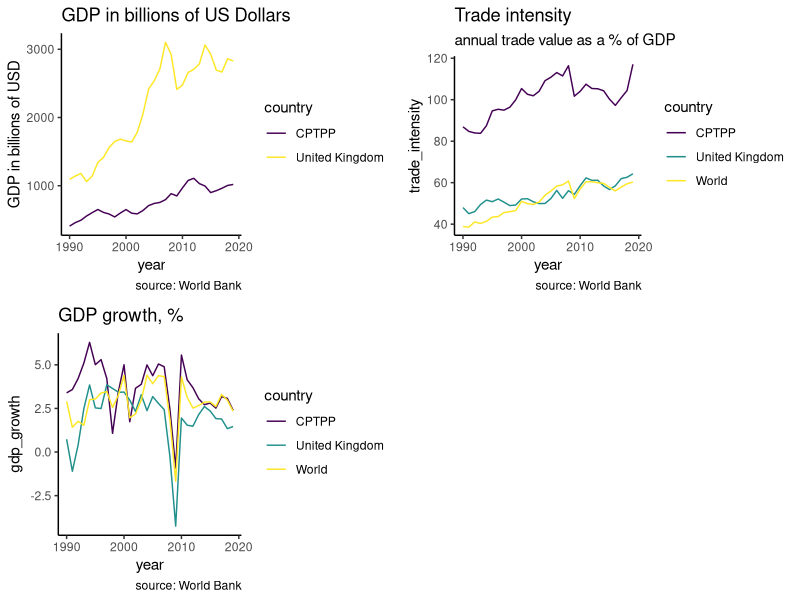
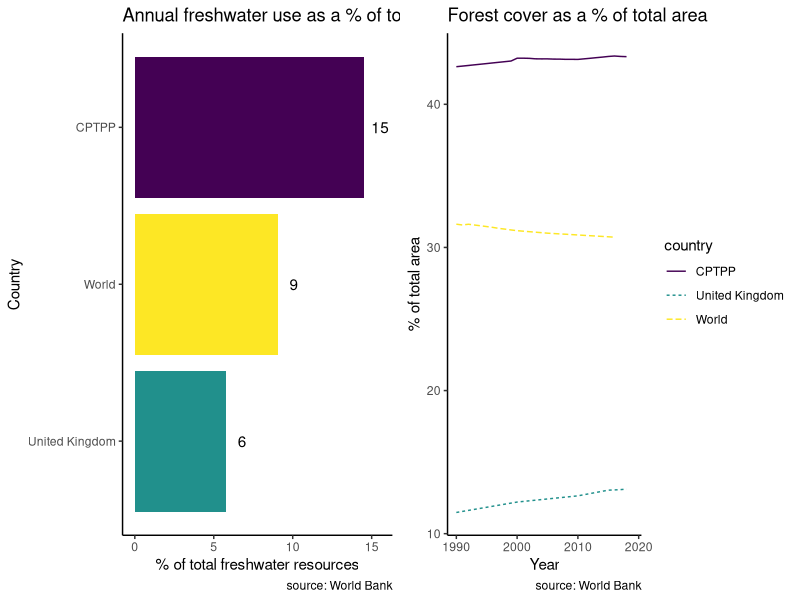
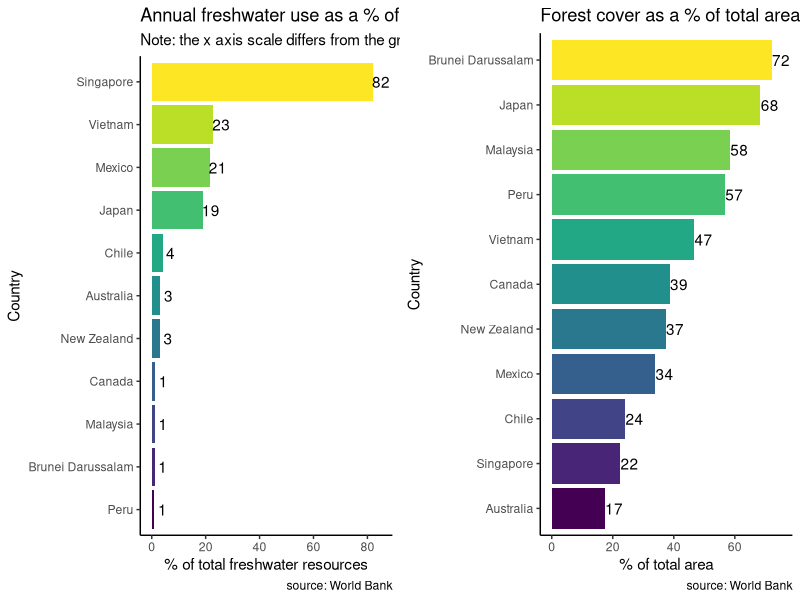
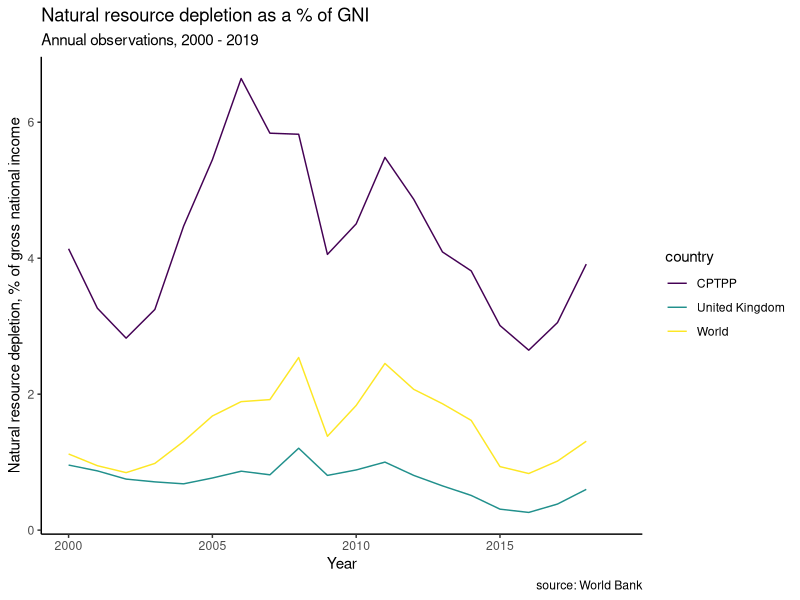
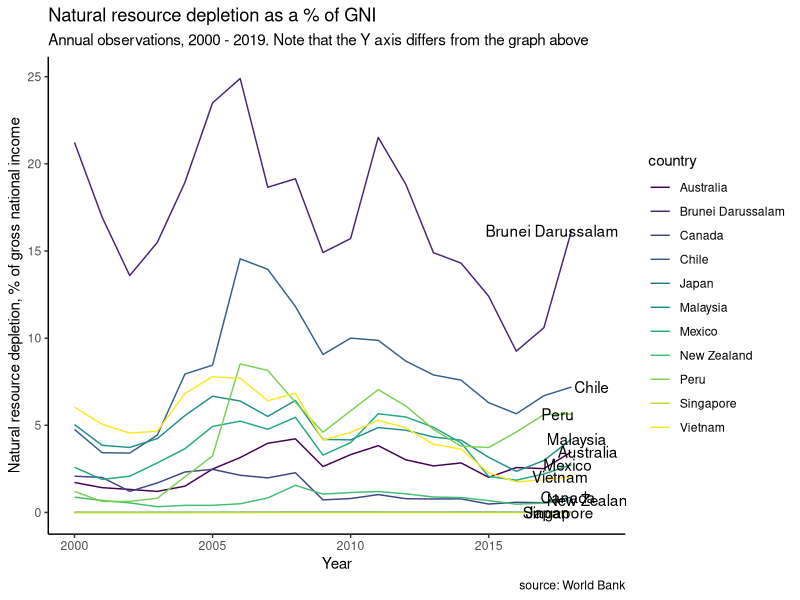
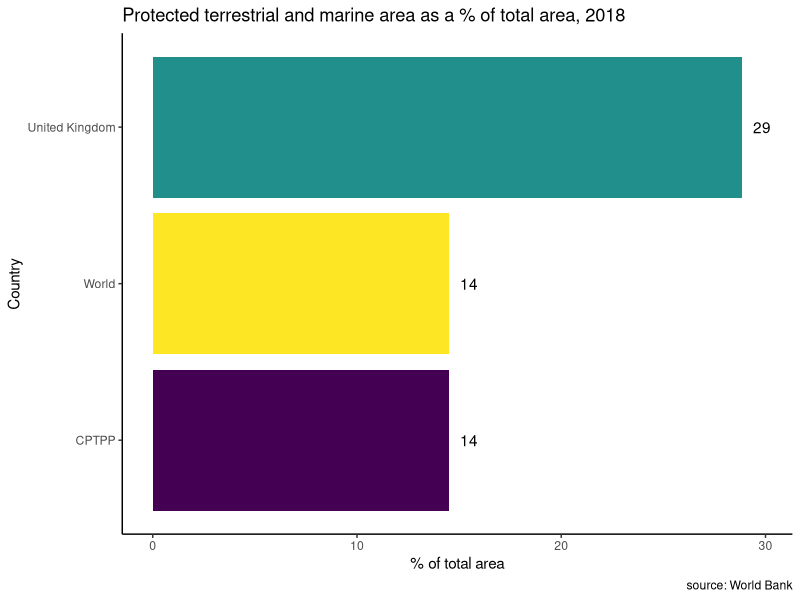
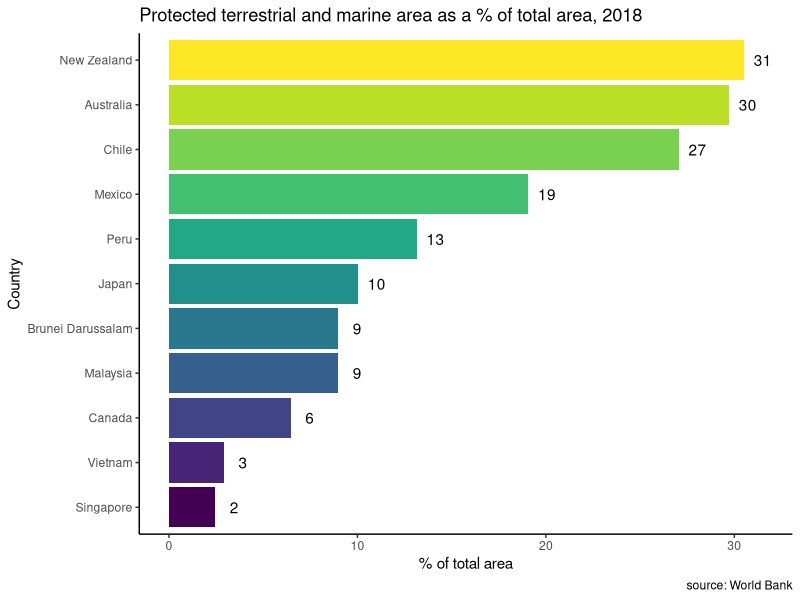
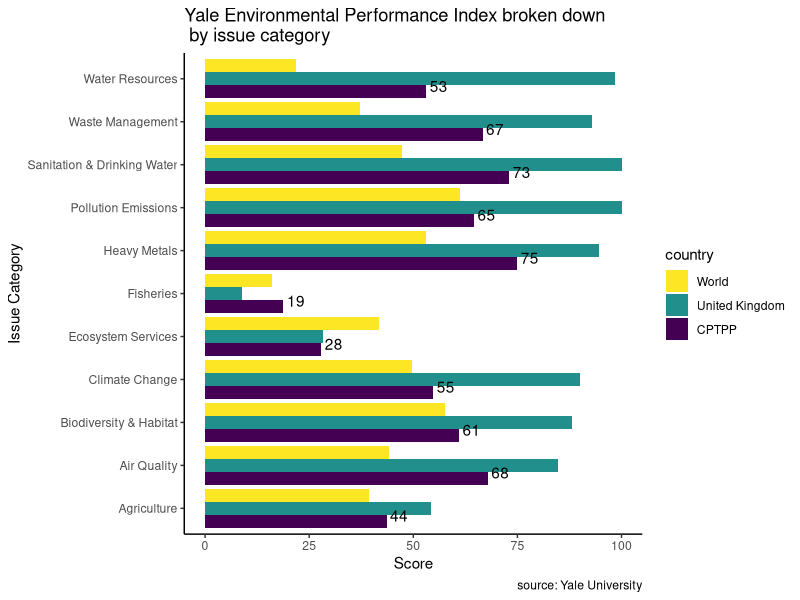

Source code (R) for these figures, in order:
## ---- chunk 1

# REMEMBER TO SEARCH THE DOCUMENT FOR 'ad hoc' FIXES!

#set global options
knitr::opts_chunk$set(
  echo = FALSE,
  warning = FALSE,
  message = FALSE)
  
## ---- chunk 2

#install.packages("tidyverse")
#install.packages("knitr")
#install.packages("cowplot")
#install.packages("formattable")

#load the tidyverse packages
library(tidyverse)
library(knitr)
library(cowplot)
library(formattable)

# negate function
'%not_in%' <- Negate('%in%')

# set the theme and the discrete, binned and continuous colour schemes
theme <- theme_classic()
fill_b <- scale_fill_viridis_b()
fill_c <-  scale_fill_viridis_c()
fill_d <-  scale_fill_viridis_d()
colour_b <- scale_colour_viridis_b()
colour_c <- scale_colour_viridis_c()
colour_d <- scale_colour_viridis_d()

# define country grouping objects
agri_exporters_to_gcc <- c("IND", "BRA", "USA", "AUS", "NLD", "FRA", "EGY", "ARG", "NZL", "TUR")
cptpp_countries <- c("AUS", "CAN", "CHL", "JPN", "MEX", "NZL", "BRN", "MYS", "PER", "SGP", "VNM")
gcc_countries <- c("BHR", "KWT", "OMN", "QAT", "SAU", "ARE")

# set the partner country code, partner country name for the text, and country grouping
partner_country <- "CPTPP" # 3 letter ISO or group acronym
partner_country_name <- "the cptpp countries" # country name
country_grouping <- cptpp_countries # one of the country grouping objects defined above

is_this_a_country_grouping <- partner_country %in% c("CPTPP", "GCC", "AETGCC")

individual_country_EPI_breakdown <- TRUE

## ---- chunk 3

# load the data and filter it for the partner country, the UK and the World.

world_bank_data <- readxl::read_xlsx("natural_capital_trade_data.xlsx", sheet = "world_bank_data", range = "a1:j16021")%>%
  mutate(year = as.numeric(year))

governance_index <- readxl::read_xlsx("natural_capital_trade_data.xlsx", sheet = "governance_index", range = "a1:j4579")

yale_epi <- readxl::read_xlsx("natural_capital_trade_data.xlsx", sheet = "yale_epi", range = "a1:g16929")

wwf_lpi <- readxl::read_xlsx("natural_capital_trade_data.xlsx", sheet = "wwf_lpi", range = "a1:c283")

## ---- chunk 4

gdp_growth_graph <- ggplot(data = filter(world_bank_data, country_code %in% c(partner_country, "WLD", "GBR"), year > 1989))+
  geom_line(mapping = aes(x = year, y = gdp_growth, colour = country))+
  labs(title = "GDP growth, %",
       caption = "source: World Bank")+
  theme+
  colour_d

gdp_graph <- ggplot(data = filter(world_bank_data, country_code %in% c(partner_country, "GBR"), year > 1989))+
  geom_line(mapping = aes(x = year, y = gdp_usd / 1000000000, colour = country))+
  labs(title = "GDP in billions of US Dollars",
       caption = "source: World Bank",
       y = "GDP in billions of USD")+
  theme+
  colour_d

trade_intensity_graph <- ggplot(data = filter(world_bank_data, country_code %in% c(partner_country, "WLD", "GBR"), year > 1989))+
  geom_line(mapping = aes(x = year, y = trade_intensity, colour = country))+
  labs(title = "Trade intensity",
       subtitle = "annual trade value as a % of GDP",
       caption = "source: World Bank")+
  theme+
  colour_d

cowplot::plot_grid(gdp_graph, trade_intensity_graph, gdp_growth_graph, nrow = 2)

## ---- chunk 5

freshwater_use_graph_gb_wld <- ggplot(data = filter(world_bank_data, country_code %in% c(partner_country, "WLD", "GBR"), year == 2017),
           mapping = aes(x = reorder(country, freshwater_use), y = freshwater_use, fill = country))+
  geom_bar(stat = "identity",
           width = 0.9,
           show.legend = FALSE)+
  geom_text(aes(label = round(freshwater_use, digits = 0), y = freshwater_use + 1))+
  labs(title = "Annual freshwater use as a % of total resources, 2017",
      caption = "source: World Bank",
      x = "Country",
      y = "% of total freshwater resources")+
  coord_flip()+
  theme+
  fill_d

forest_cover_graph_gb_wld <- ggplot()+
  geom_line(data = filter(world_bank_data, country_code %in% c(partner_country, "WLD", "GBR"), year > 1989),
           mapping = aes(x = year, y = forest_area, colour = country, linetype = country))+
  labs(title = "Forest cover as a % of total area",
      caption = "source: World Bank",
      x = "Year",
      y = "% of total area")+
  theme+
  colour_d

cowplot::plot_grid(freshwater_use_graph_gb_wld, forest_cover_graph_gb_wld)

## ---- chunk 6

freshwater_use_graph <- ggplot(data = filter(world_bank_data, country_code %in% country_grouping, year == 2017),
           mapping = aes(x = reorder(country, freshwater_use), y = freshwater_use, fill = reorder(country, freshwater_use)))+
  geom_bar(stat = "identity", show.legend = FALSE)+
  geom_text(aes(label = round(freshwater_use, digits = 0), y = freshwater_use + 3))+
  labs(title = "Annual freshwater use as a % of total resources, 2017",
       subtitle = "Note: the x axis scale differs from the graph above.",
      caption = "source: World Bank",
      x = "Country",
      y = "% of total freshwater resources")+
  coord_flip()+
  guides(fill = guide_legend(reverse = TRUE))+
  theme+
  fill_d

forest_cover_graph <- ggplot(data = filter(world_bank_data, country_code %in% country_grouping, year == 2018),
           mapping = aes(x = reorder(country, forest_area), y = forest_area, fill = reorder(country, forest_area)))+
  geom_bar( stat = "identity", show.legend = FALSE)+
  geom_text(aes(label = round(forest_area, digits = 0), y = forest_area + 3))+
  labs(title = "Forest cover as a % of total area, 2018",
      caption = "source: World Bank",
      x = "Country",
      y = "% of total area")+
  coord_flip()+
  guides(fill = guide_legend(reverse = TRUE))+
  theme+
  fill_d

cowplot::plot_grid(freshwater_use_graph, forest_cover_graph)

## ---- chunk 7
ggplot(data = filter(world_bank_data, country_code %in% c(partner_country, "WLD", "GBR"), year > 1999))+
  geom_line(mapping = aes(x = year, y = nat_res_dep, colour = country))+
  labs(title = "Natural resource depletion as a % of GNI",
       subtitle = "Annual observations, 2000 - 2019",
       caption = "source: World Bank",
       x = "Year",
       y = "Natural resource depletion, % of gross national income")+
  theme+
  colour_d

## ---- chunk 8
ggplot(data = filter(world_bank_data, country_code %in% country_grouping, year > 1999), mapping = aes(x = year, y = nat_res_dep))+
  geom_line(mapping = aes(colour = country))+
  geom_text(data = filter(world_bank_data, country_code %in% country_grouping, year == 2018), aes(label = country), show.legend = FALSE, position = position_jitter(width = 1))+
  labs(title = "Natural resource depletion as a % of GNI",
       subtitle = "Annual observations, 2000 - 2019. Note that the Y axis differs from the graph above",
       caption = "source: World Bank",
       x = "Year",
       y = "Natural resource depletion, % of gross national income")+
  theme+
  colour_d
## ---- chunk 9
ggplot(data = filter(world_bank_data, country_code %in% c(partner_country, "WLD", "GBR"), year == 2018),
           mapping = aes(x = reorder(country, terr_mar_protected), y = terr_mar_protected, fill = country))+
  geom_bar(stat = "identity",
           width = 0.9,
           show.legend = FALSE)+
  geom_text(aes(label = round(terr_mar_protected, digits = 0), y = terr_mar_protected + 1))+
  labs(title = "Protected terrestrial and marine area as a % of total area, 2018",
      caption = "source: World Bank",
      x = "Country",
      y = "% of total area")+
  coord_flip()+
  theme+
  fill_d
## ---- chunk 10
ggplot(data = filter(world_bank_data, country_code %in% country_grouping, year == 2018),
           mapping = aes(x = reorder(country, terr_mar_protected), y = terr_mar_protected, 
                          fill = reorder(country, terr_mar_protected)))+
  geom_bar(stat = "identity",
           width = 0.9,
           show.legend = FALSE)+
  geom_text(aes(label = round(terr_mar_protected, digits = 0), y = terr_mar_protected + 1))+
  labs(title = "Protected terrestrial and marine area as a % of total area, 2018",
      caption = "source: World Bank",
      x = "Country",
      y = "% of total area")+
  coord_flip()+
  theme+
  fill_d
## ---- chunk 11
# Use the partially aggregated components of the EPI to give an overview. Use a horizontal bar chart.

epi_issue_categories <- yale_epi %>%
  filter(type == "IssueCategory")

ggplot(data = filter(epi_issue_categories, country_code %in% c(partner_country, "WLD", "GBR"), year == 2020), 
       mapping = aes(x = var_name, y = value, fill = country))+
  geom_bar(position = "dodge", stat = "identity")+
   geom_text(data = filter(epi_issue_categories, country_code == partner_country, year == 2020), 
            aes(label = round(value, digits = 0), y = value + 3, vjust = 1.1))+
    labs(title = "Yale Environmental Performance Index broken down \n by issue category",
      caption = "source: Yale University",
      x = "Issue Category",
      y = "Score")+
  coord_flip()+
  guides(fill = guide_legend(reverse = TRUE))+
  theme+
  fill_d

## ---- chunk 12

epi_issue_categories <- epi_issue_categories %>%
  mutate(country_colours = case_when(country_code == "GBR" ~ "United Kingdom", 
                                            country_code == "WLD" ~ "World", 
                                            TRUE ~ "Partner country")
  )

for(i in country_grouping){
print(ggplot(data = filter(epi_issue_categories, country_code %in% c(i, "WLD", "GBR"), year == 2020), 
             mapping = aes(x = var_name, y = value, fill = country_colours))+
  geom_bar(position = "dodge", stat = "identity")+
  geom_text(data = filter(epi_issue_categories, country_code == i, year == 2020), 
            aes(label = round(value, digits = 0), y = value + 3, vjust = 1.1))+
    labs(title = epi_issue_categories$country[epi_issue_categories$country_code == i],
      caption = "source: Yale University",
      x = "Issue Category",
      y = "Score")+
  coord_flip()+
  guides(fill = guide_legend(reverse = TRUE))+
  theme+
  fill_d)
}
## ---- chunk 13

print(ggplot(data = filter(epi_issue_categories, country_code %in% c(country_grouping, "WLD", "GBR"), year == 2020), 
             mapping = aes(x = country, y = value, fill = country))+
  geom_bar(position = "dodge", stat = "identity")+
    geom_text(aes(label = round(value, digits = 0), y = value + 5))+
    facet_wrap(~var_name, ncol = 2)+
    labs(title = "Yale Environmental Performance Index broken down by issue category",
      caption = "source: Yale University",
      x = "Issue Category",
      y = "Score")+
  coord_flip()+
  theme+
  guides(fill = FALSE)+
  fill_d
)

## ---- chunk 14

governance_index_long <- governance_index %>%
  pivot_longer(cols = c(4:10), names_to = "variable", values_to = "value")

only_epi_obs <- yale_epi %>% filter(variable == "EPI")%>% select(country_code, year, value) %>% rename(epi_value = "value")

mean_governance_epi <- left_join(governance_index_long, only_epi_obs, by = c("country_code", "year"))%>%
  filter(year >= 2010)%>%
  group_by(country_code, variable)%>%
  summarise(governance_indicator_value = mean(value, na.rm = TRUE), epi_value = mean(epi_value, na.rm = TRUE))
  
scatter_overall_governance_epi <- ggplot(data = filter(mean_governance_epi, variable == "mean_governance_index"))+
  geom_point(mapping = aes(x = governance_indicator_value, y = epi_value), colour = "darkcyan")+
  geom_smooth(mapping = aes(x = governance_indicator_value, y = epi_value), method = "lm", alpha = 0.15)+
  labs(title = "Country mean Worldwide Governance Indicator score plotted against \n country mean Yale EPI score",
       subtitle = "each point represents one country",
       caption = "source: World Bank, Yale University",
       x = "Average Worldwide Governance Indicator score, indexed to a 0 - 100 scale",
       y = "Yale EPI score")+
  theme+
  colour_d

scatter_overall_governance_epi
## ---- chunk 15

ggplot(data = filter(governance_index_long, country_code %in% c(partner_country, "WLD", "GBR"), year == 2019, variable != "mean_governance_index"), 
       mapping = aes(x = country, y = value, fill = country))+
  geom_bar(stat = "identity")+
  geom_text(aes(label = round(value, digits = 0), y = value + 5))+
  facet_wrap(vars(variable))+
    labs(title = "Worldwide Governance Indicator scores, 2019",
         subtitle = "0 - 100, with a score of 50 representing the world average",
       caption = "source: Worldwide Governance Indicators, World Bank",
       x = "Country",
       y = "Score indexed to 100")+
  coord_flip()+
  guides(fill = FALSE)+
  theme+
  fill_d

## ---- chunk 16

ggplot(data = filter(governance_index_long, country_code %in% c(partner_country, "WLD", "GBR"), variable != "mean_governance_index"))+
  geom_line(mapping = aes(x = year, y = value, colour = country))+
  facet_wrap(vars(variable))+
   labs(title = "Worldwide Governance Indicator scores, 1996 - 2019",
        subtitle = "0 - 100, with a score of 50 representing the world average",
       caption = "source: Worldwide Governance Indicators, World Bank",
       x = "year",
       y = "Score indexed to 100")+
  theme+
  colour_d

## ---- chunk 17
ggplot(data = filter(governance_index_long, country_code %in% c(country_grouping, "WLD", "GBR"), year == 2019, variable == "mean_governance_index"),
       mapping = aes(x = reorder(country, value), y = value, fill = reorder(country, value)))+
  geom_bar(stat = "identity")+
  geom_text(aes(label = round(value, digits = 0), y = value + 3))+
        labs(title = "Worldwide Governance indicator scores, 2019",
       caption = "source: World Governance Indicators",
       x = "Country",
       y = "Score indexed to 100")+
  coord_flip()+
  guides(fill = FALSE)+
  scale_fill_viridis_d()+
  theme

ggplot(data = filter(governance_index_long, country_code %in% country_grouping, variable == "mean_governance_index"), mapping = aes(x = year, y = value, colour = country))+
  geom_line()+
  geom_text(data = filter(governance_index_long, country_code %in% country_grouping, variable == "mean_governance_index", year == 2019), aes(label = country), 
            show.legend = FALSE, position = position_jitter(width = 1))+
   labs(title = "Worldwide Governance indicator scores, 1996 - 2019",
       caption = "source: Worldwide Governance Indicators",
       x = "year",
       y = "Score indexed to 100")+
  theme

## ---- chunk 18
ggplot(data = wwf_lpi)+
  geom_line(mapping = aes(x = year, y = value, colour = continent))+
  labs(title = "WWF Living Planet Index, 1970 - 2016",
      caption = "source: WWF")+
  theme+
  colour_d
